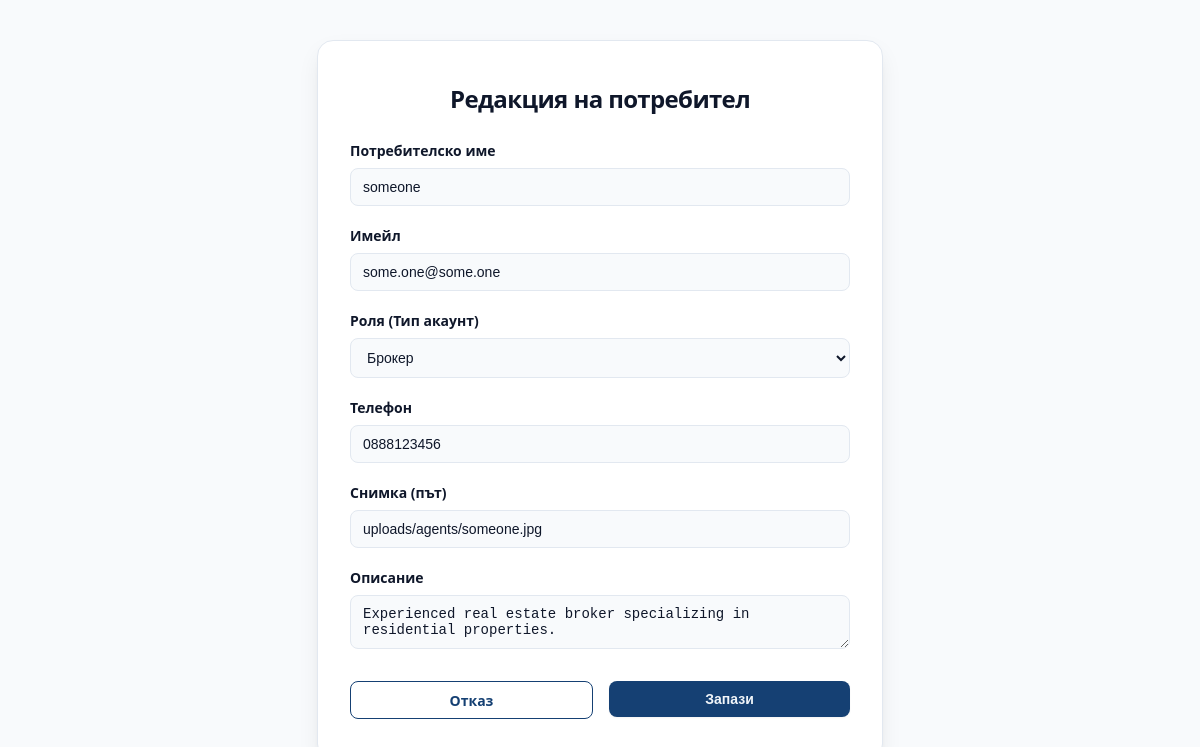
The app's page /index.php?action=admin_edit_user&id=3 (signed in), older data.
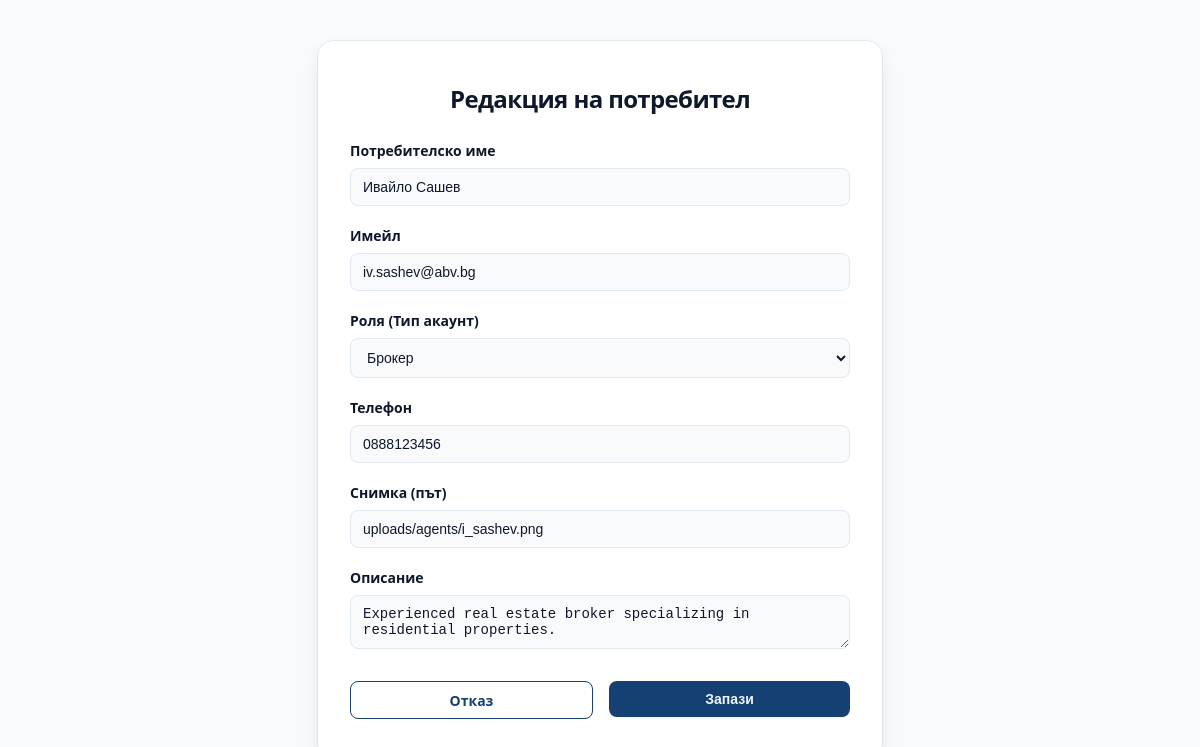
The same page, newer data.
### tables this page shows
CREATE TABLE
    IF NOT EXISTS users (
        id INT AUTO_INCREMENT PRIMARY KEY,
        username VARCHAR(255) NOT NULL,
        email VARCHAR(255) NOT NULL UNIQUE,
        phone VARCHAR(50) NULL,
        image VARCHAR(255) NULL,
        description TEXT NULL,
        password VARCHAR(255) NOT NULL,
        user_type_id INT NOT NULL,
        FOREIGN KEY (user_type_id) REFERENCES user_types (id)
    );

### src/controllers/UserController.php (called while the page is built, shortened)
<?php
class UserController
{
    public static function getUserById(int $id): ?User
    {
        $pdo = Database::getInstance();
        try {
            $stmt = $pdo->prepare("SELECT id, username, email, password, user_type_id, phone, image, description FROM users WHERE id=:id");
            $stmt->execute(['id' => $id]);
            $row = $stmt->fetch(PDO::FETCH_ASSOC);
            if ($row) {
                return new User(
                    $row['id'],
                    $row['username'],
                    $row['email'],
                    $row['password'],
                    $row['user_type_id'],
                    $row['phone'] ?? "-",
                    $row['image'] ?? "-",
                    $row['description'] ?? "-"
                );
            } else {
                throw new PDOException("User not found");
            }
        } catch (PDOException $e) {
            die('Error fetching user: ' . $e->getMessage());
        }
    }
}

### src/models/User.php (called while the page is built, shortened)
<?php
class User
{
    private string $username;
    private string $email;
    private int $userType;
    private ?string $phone;
    private ?string $image;
    private ?string $description;
    public function __construct(  int $id,
        string $username,
        string $email,
        string $password,
        int $userType,
        ?string $phone = null,
        ?string $image = null,
        ?string $description = null)
    {
        $this->username = $username;
        $this->email = $email;
        $this->userType = $userType;
        $this->phone = $phone;
        $this->image = $image;
        $this->description = $description;
    }
    public function getUsername(): string
    {
        return $this->username;
    }
    public function getEmail(): string
    {
        return $this->email;
    }
    public function getUserType(): string
    {
        return $this->userType;
    }
     public function getPhone(): string
    {
        return $this->phone;
    }
    public function getImage(): string
    {
        return $this->image;
    }
    public function getDescription(): string
    {
        return $this->description;
    }
}

### src/views/admin_user_form.php (the view, shortened to what this page needs)
<!DOCTYPE html>
<html lang="bg">
<head>
    <link rel="stylesheet" href="style.css">
</head>
<body style="background-color: var(--search-light); display: flex; align-items: center; justify-content: center; height: 100vh;">
    <div class="auth_card" style="width: 100%; max-width: 500px;">
        <div class="auth_header" style="margin-bottom: 1.5rem;">
            <h2 class="section_title" style="text-align: center;">
                <?= $userToEdit ? 'Редакция на потребител' : 'Създаване на потребител' ?>
            </h2>
        </div>
        <form action="index.php?action=admin_save_user" method="POST">
            <div class="input_group">
                <label class="auth_label">Потребителско име</label>
                <input type="text" class="input_field auth_input" name="username"
                       value="<?= $userToEdit ? htmlspecialchars($userToEdit->getUsername()) : '' ?>" required>
            </div>
            <div class="input_group">
                <label class="auth_label">Имейл</label>
                <input type="email" class="input_field auth_input" name="email"
                       value="<?= $userToEdit ? htmlspecialchars($userToEdit->getEmail()) : '' ?>" required>
            </div>
            <div class="input_group">
                <label class="auth_label">Роля (Тип акаунт)</label>
                <?php $currentTypeId = $userToEdit ? $userToEdit->getUserType() : 3; ?>
                <select class="input_field auth_input" name="user_type_id" required style="padding-left: 0.75rem;">
                    <option value="2" <?= $currentTypeId == 2 ? 'selected' : '' ?>>Брокер</option>
                </select>
            </div>
              <div class="input_group">
                <label class="auth_label">Телефон</label>
                 <input type="text" class="input_field auth_input" name="phone"
                        value="<?= $userToEdit ? htmlspecialchars($userToEdit->getPhone() ?? '') : '' ?>">
            </div>
            <div class="input_group">
                <label class="auth_label">Снимка (път)</label>
                <input type="text" class="input_field auth_input" name="image"
                    value="<?= $userToEdit ? htmlspecialchars($userToEdit->getImage() ?? '') : '' ?>">
            </div>
            <div class="input_group">
                <label class="auth_label">Описание</label>
                <textarea class="input_field auth_input" name="description"><?= $userToEdit ? htmlspecialchars($userToEdit->getDescription() ?? '') : '' ?></textarea>
            </div>
            <div style="display: flex; gap: 1rem; margin-top: 2rem;">
                <a href="index.php?action=admin" class="btn_secondary" style="flex: 1; text-decoration: none;">Отказ</a>
                <button type="submit" class="btn_primary" style="flex: 1;">Запази</button>
            </div>
        </form>
    </div>
</body>
</html>

Row changes from the older to the newer data that the page shows:
changed users "Брокер": username "someone" → "Ивайло Сашев"; email "some.one@some.one" → "iv.sashev@abv.bg"; image "uploads/agents/someone.jpg" → "uploads/agents/i_sashev.png"
